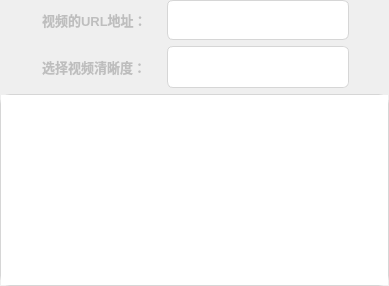
             <widget class="QWidget" name="page2">
              <layout class="QVBoxLayout" name="verticalLayout_5">
               <property name="leftMargin">
                <number>0</number>
               </property>
               <property name="topMargin">
                <number>0</number>
               </property>
               <property name="rightMargin">
                <number>0</number>
               </property>
               <property name="bottomMargin">
                <number>0</number>
               </property>
               <item>
                <layout class="QHBoxLayout" name="functionHorizontalLayout7">
                 <property name="spacing">
                  <number>0</number>
                 </property>
                 <item>
                  <spacer name="functionHorizontalSpacer11">
                   <property name="orientation">
                    <enum>Qt::Orientation::Horizontal</enum>
                   </property>
                   <property name="sizeType">
                    <enum>QSizePolicy::Policy::Fixed</enum>
                   </property>
                   <property name="sizeHint" stdset="0">
                    <size>
                     <width>42</width>
                     <height>20</height>
                    </size>
                   </property>
                  </spacer>
                 </item>
                 <item>
                  <layout class="QHBoxLayout" name="functionHorizontalLayout8">
                   <item>
                    <widget class="QLabel" name="functionLabel4">
                     <property name="minimumSize">
                      <size>
                       <width>125</width>
                       <height>40</height>
                      </size>
                     </property>
                     <property name="maximumSize">
                      <size>
                       <width>125</width>
                       <height>40</height>
                      </size>
                     </property>
                     <property name="styleSheet">
                      <string notr="true">QLabel{
	color: #BEBEBE;
	font-size: 10pt;
	font-family: &quot;黑体&quot;;
	font-weight: bold;
}</string>
                     </property>
                     <property name="text">
                      <string>视频的URL地址：</string>
                     </property>
                    </widget>
                   </item>
                   <item>
                    <widget class="QLineEdit" name="videoLineEdit2">
                     <property name="minimumSize">
                      <size>
                       <width>0</width>
                       <height>1</height>
                      </size>
                     </property>
                     <property name="maximumSize">
                      <size>
                       <width>16777215</width>
                       <height>40</height>
                      </size>
                     </property>
                     <property name="styleSheet">
                      <string notr="true">QLineEdit{
	border: 0px;
	outline: none;
	border: 1px solid #d6d6d6;
	border-radius: 6px;
	padding: 0px 20px;
	font-size: 15px;
}

QLineEdit:focus{
	border: 1px solid black;
}</string>
                     </property>
                    </widget>
                   </item>
                  </layout>
                 </item>
                 <item>
                  <spacer name="functionHorizontalSpacer12">
                   <property name="orientation">
                    <enum>Qt::Orientation::Horizontal</enum>
                   </property>
                   <property name="sizeType">
                    <enum>QSizePolicy::Policy::Fixed</enum>
                   </property>
                   <property name="sizeHint" stdset="0">
                    <size>
                     <width>40</width>
                     <height>20</height>
                    </size>
                   </property>
                  </spacer>
                 </item>
                </layout>
               </item>
               <item>
                <layout class="QHBoxLayout" name="functionHorizontalLayout9">
                 <property name="spacing">
                  <number>0</number>
                 </property>
                 <item>
                  <spacer name="functionHorizontalSpacer13">
                   <property name="orientation">
                    <enum>Qt::Orientation::Horizontal</enum>
                   </property>
                   <property name="sizeType">
                    <enum>QSizePolicy::Policy::Fixed</enum>
                   </property>
                   <property name="sizeHint" stdset="0">
                    <size>
                     <width>42</width>
                     <height>20</height>
                    </size>
                   </property>
                  </spacer>
                 </item>
                 <item>
                  <layout class="QHBoxLayout" name="functionHorizontalLayout10">
                   <item>
                    <widget class="QLabel" name="functionLabel5">
                     <property name="minimumSize">
                      <size>
                       <width>125</width>
                       <height>40</height>
                      </size>
                     </property>
                     <property name="maximumSize">
                      <size>
                       <width>125</width>
                       <height>40</height>
                      </size>
                     </property>
                     <property name="styleSheet">
                      <string notr="true">QLabel{
	color: #BEBEBE;
	font-size: 10pt;
	font-family: &quot;黑体&quot;;
	font-weight: bold;
}</string>
                     </property>
                     <property name="text">
                      <string>选择视频清晰度：</string>
                     </property>
                    </widget>
                   </item>
                   <item>
                    <widget class="QComboBox" name="ClarityComboBox">
                     <property name="enabled">
                      <bool>true</bool>
                     </property>
                     <property name="styleSheet">
                      <string notr="true">QComboBox{
	height: 40px;
	border: 0px;
	outline: none;
	border: 1px solid #d6d6d6;
	border-radius: 6px;
	padding: 0px 20px;
}

QComboBox::drop-down{
	width: 40px;
	height: 40px;
	background-color: white;
	border-radius: 6px;
}

QComboBox::down-arrow{	
	image: url(:/icons/res/icons/下箭头.png);
	width: 35px;
	height: 35px;
}

QComboBox:focus{
	border: 1px solid black;
}

QComboBox:!focus{
	border: 1px solid #d6d6d6;
}

QComboBox QAbstractItemView {
	border: 1px solid black;
    outline: 0;
}
</string>
                     </property>
                    </widget>
                   </item>
                  </layout>
                 </item>
                 <item>
                  <spacer name="functionHorizontalSpacer14">
                   <property name="orientation">
                    <enum>Qt::Orientation::Horizontal</enum>
                   </property>
                   <property name="sizeType">
                    <enum>QSizePolicy::Policy::Fixed</enum>
                   </property>
                   <property name="sizeHint" stdset="0">
                    <size>
                     <width>40</width>
                     <height>20</height>
                    </size>
                   </property>
                  </spacer>
                 </item>
                </layout>
               </item>
               <item>
                <widget class="QTextEdit" name="functionLogTextEdit2">
                 <property name="styleSheet">
                  <string notr="true">QTextEdit{
	border: 0px;
	outline: none;
	border: 1px solid #d6d6d6;
	border-radius: 10px;
	font-size: 15px;
	color: black;
}

QLineEdit:focus{
	border: 1px solid black;
}</string>
                 </property>
                 <property name="readOnly">
                  <bool>true</bool>
                 </property>
                </widget>
               </item>
              </layout>
             </widget>
